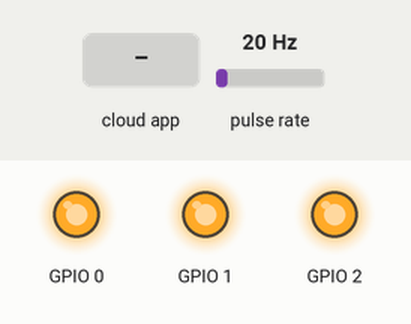
Recording of a sketch running on a simulated ESP8266 (NodeMCU). Shown: output pins drawn as LEDs (lit = HIGH). Wiring (inferred from the names in the program): pulse sensor: data GPIO 12. The inputs (shaded band) are chosen by the test bench; at power-on: pulse rate 20 Hz.

Above: at 1.2 s.
1.3 s: the phone or cloud app sets pump_activate to 0
At 2.5 s:
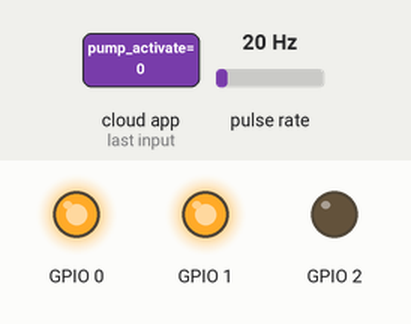
2.8 s: the phone or cloud app sets valve to 0
At 3.9 s:
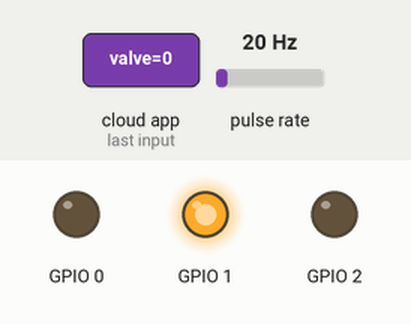
4.3 s: the phone or cloud app sets pump_activate to 1
At 5.0 s:
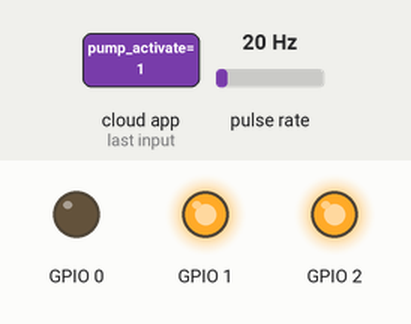
5.8 s: the phone or cloud app sets valve to 1
At 6.2 s:
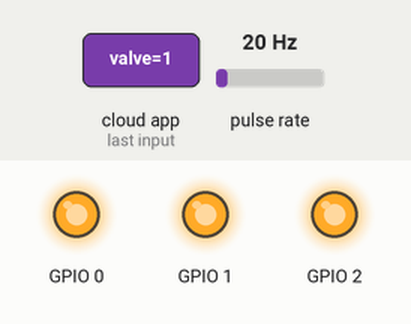
Timing chart, 0 to 8.3 s (numbered marks = the images above; inputs shaded):
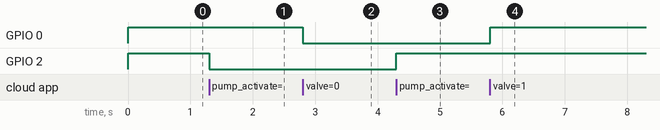

Measured:
- after the input at 1.3 s, GPIO 2: HIGH → LOW at once
- after the input at 2.8 s, GPIO 0: HIGH → LOW at once
- after the input at 4.3 s, GPIO 2: LOW → HIGH at once
- after the input at 5.8 s, GPIO 0: LOW → HIGH at once

The sketch:

sketch_oct23a.ino
```cpp
#define _DEBUG_
#define _DISABLE_TLS_
//#include <SPI.h>
#include <ESP8266WiFi.h>
#include <ThingerWifi.h>
#include "EmonLib.h"
 #include <Ultrasonic.h>
#define USERNAME "husamgh"
#define DEVICE_ID "Node_MCU"
#define DEVICE_CREDENTIAL "lZG2@P%JsF%3"
WiFiClient client;

const char *ssid ="KOKO where are you";
const char *pass = "LOJ*^#_789mn";

ThingerWifi thing(USERNAME, DEVICE_ID, DEVICE_CREDENTIAL);
EnergyMonitor emon1;    // Create an instance
Ultrasonic ultrasonic(5,4);//5 RX trig,4 TX echo,
int  sum;
float  Irms, Vo;
float flowRate;


//---- for flow meter
volatile int flow_frequency; // Measures flow sensor pulses
unsigned int l_hour; // Calculated litres/hour
unsigned char flowsensor = 12; // Sensor Input
unsigned long currentTime;
unsigned long cloopTime;
// for the thermal resistor
const float resistance = 10000;
float lecture_echo;
double distance,Dist,total;

void setup() {
  Serial.begin(9600);
  thing.add_wifi(ssid, pass);
digitalWrite(1,HIGH); // to show that the node mcu is connected to the wireless
  emon1.current(A0,30);// Current: analog input pin, calibration.

  thing["valve"] << [](pson& in) {if(in.is_empty()){
        in = (bool) digitalRead(0);
    }
    else{
        digitalWrite(0, in ? HIGH : LOW);
    }};

      thing["pump_activate"] << [](pson& in) {if(in.is_empty()){
        in = (bool) digitalRead(2);
    }
    else{
        digitalWrite(2, in ? HIGH : LOW);
    }};
      thing["SONIC"] >> [] (pson& out){

      Dist= ultrasonic.read();
//Dist=155-distance;
total=1000-(1000*(Dist/155));
 out=total;};

thing["SONIC_2"] >> [] (pson& out){
  distance = ultrasonic.read();
 out=distance;};

  thing["water pump"] >> [](pson & out) {
     Irms = emon1.calcIrms(2000);
    out = Irms;};


  thing["Flow meter"] >> [](pson & out) {
    currentTime = millis();
   // Every second, calculate and print litres/hour
   if(currentTime >= (cloopTime + 1000))
   {
      cloopTime = currentTime; // Updates cloopTime
      // Pulse frequency (Hz) = 7.5Q, Q is flow rate in L/min.
      l_hour = (flow_frequency  / 7.5); // (Pulse frequency) / 7.5Q = flowrate in L/min
      flow_frequency = 0; // Reset Counter
   }
   out=l_hour;
    };
  pinMode(5,OUTPUT);// Trigger pin RX
  pinMode(4,INPUT);// Echo pin TX
  pinMode(0, OUTPUT);
  pinMode(2, OUTPUT);
  pinMode(A0, INPUT);
  pinMode(1, OUTPUT);
  pinMode(12,INPUT);
 digitalWrite(0,HIGH);
 digitalWrite(2,HIGH);

  //---flow meter
  pinMode(flowsensor, INPUT);
   digitalWrite(flowsensor, HIGH); // Optional Internal Pull-Up
   Serial.begin(9600);

 attachInterrupt(digitalPinToInterrupt(12),flow, RISING); // Setup Interrupt GPIO 14
   sei(); // Enable interrupts
   currentTime = millis();
   cloopTime = currentTime;
}

void loop() {
thing.handle();
}

ICACHE_RAM_ATTR void flow () // Interrupt function
{
   flow_frequency++;
}
```
